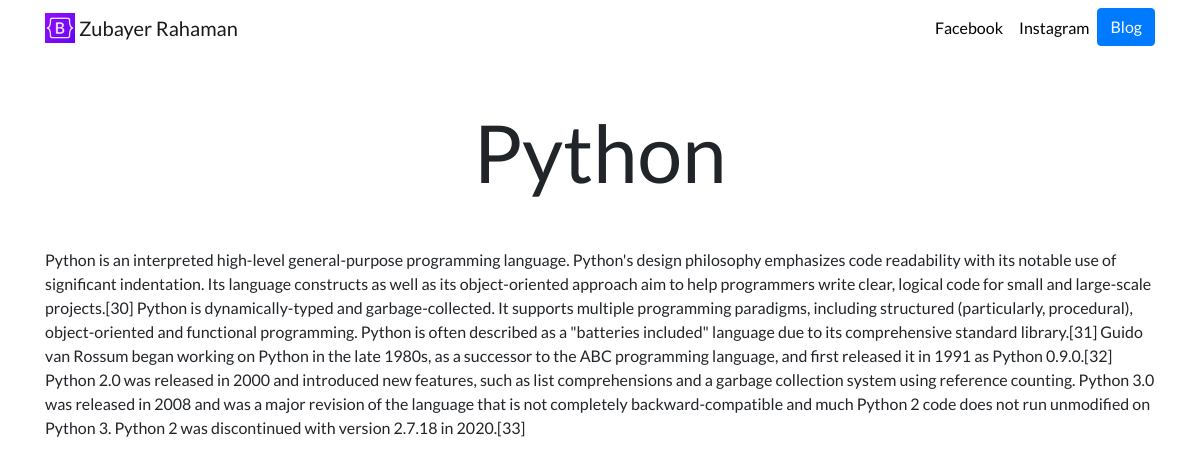
Page /blog/1/ on the committed database.
### blog/models.py (models this page shows, shortened)
class Blog(models.Model):
    title = models.CharField(max_length=100)
    date_created = models.DateField(auto_now_add=True)
    description = models.TextField()

### blog/views.py (the view)
# urls.py: path('<int:blog_id>/', views.blog_detail, name='blog_detail'),
def blog_detail(request, blog_id):
    blog = get_object_or_404(Blog, pk=blog_id)
    return render(request, 'blog/detail.html', {'blog': blog})

### blog/templates/blog/detail.html (shortened to what this page needs)
{% extends "portfolio/base.html" %}
{% load static %}
{% block content %}
<h1 class="text-center mt-5" id="blogdetailtitle">{{ blog.title }}</h1>
{{ blog.description|safe }}
{% endblock %}

### portfolio/static/portfolio/custom.css (style rules this page uses)
body { font-family: 'Lato', sans-serif; }
@media (min-width: 992px) { #blogdetailtitle { font-size: 5rem; } }

### rows in the picture
Blog: title "Python", description "Python is an interpreted high-level general-purpose programming language. Python's design philosophy emphasizes code readability with its notable use of significant indentation. Its language constructs as well as its object-oriented approach aim to help programmers write clear, logical code for small and large-scale projects.[30] Python is dynamically-typed and garbage-collected. It supports multiple programming paradigms, including structured (particularly, procedural), object-oriented and functional programming. Python is often described as a \"batteries included\" language due to its comprehensive standard library.[31] Guido van Rossum began working on Python in the late 1980s, as a…"
